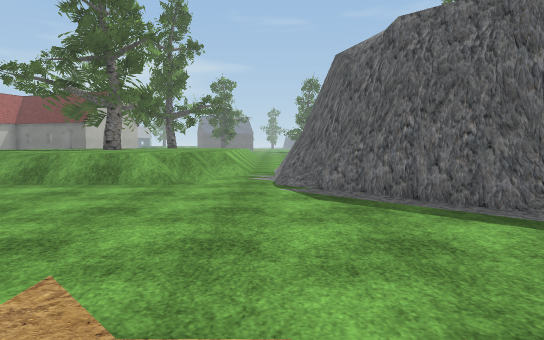
[1] (above)

24 first-person views from a walk through a 3-D level made in the Unity game engine. The camera is 1.3 m above the floor, tilts 4° down and sees 75° across. The floor is counted in squares, 2 m on a side. Each view is taken from the middle of a square. On the plan, view 1 faces up. The plan holds only what a view shows up to about 10 squares ahead; the rest is blank. The place goes on beyond the plan. The player is left out. Some animated figures are not drawn. Some surface patterns are stand-ins.

[2]
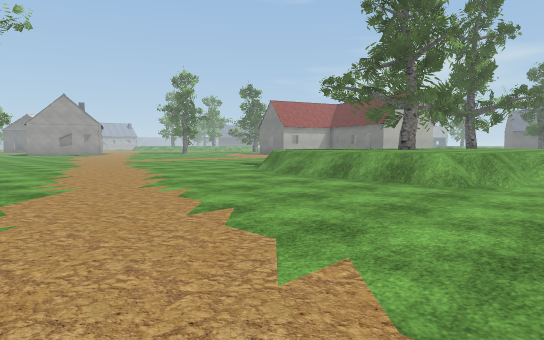

[3]
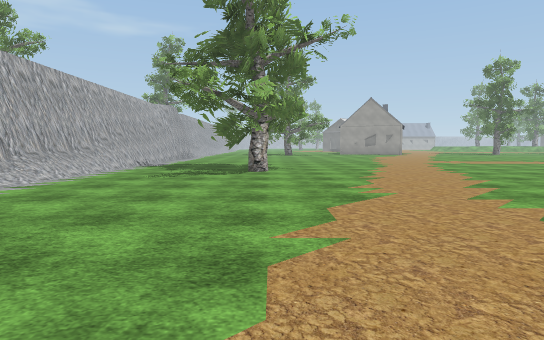

[4]
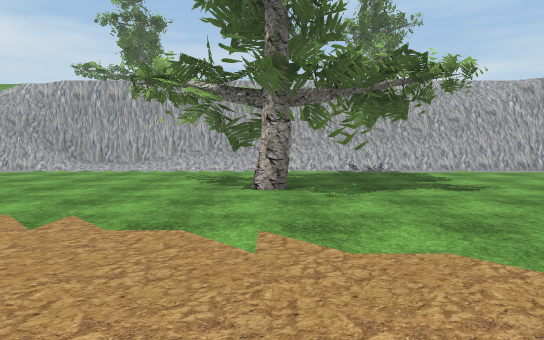

[5]
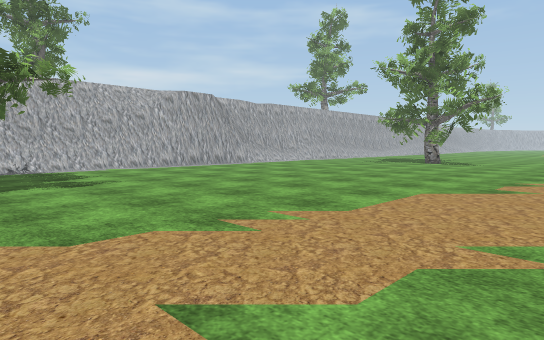

[6]
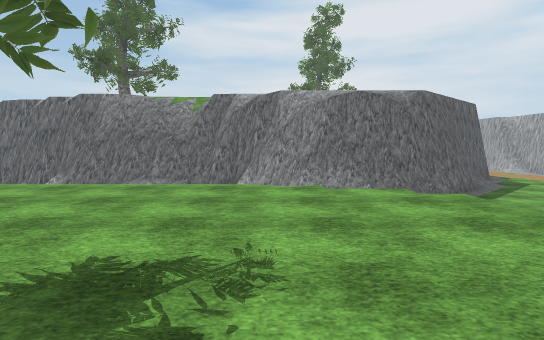

[7]
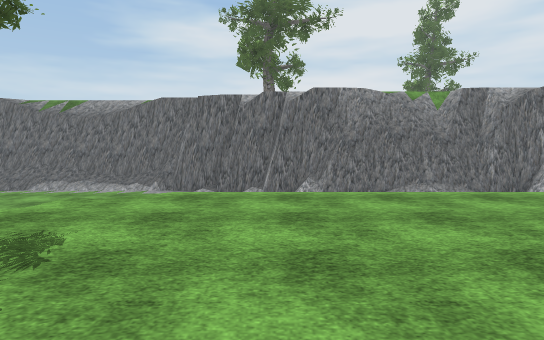

[8]
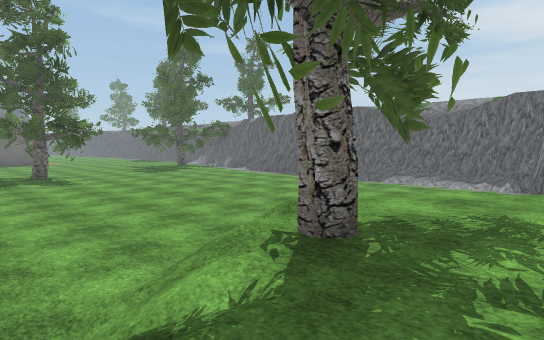

[9]
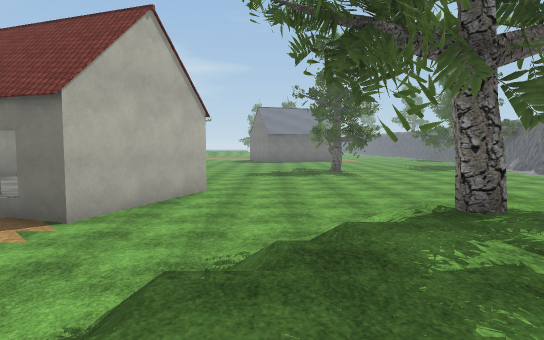

[10]
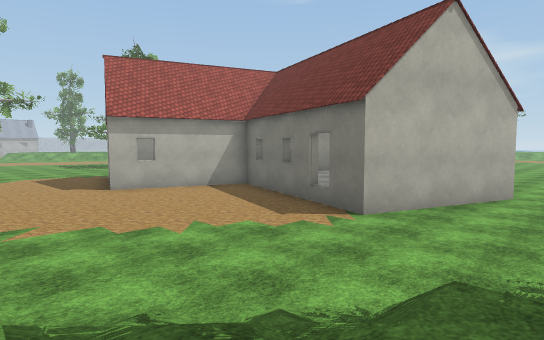

[11]
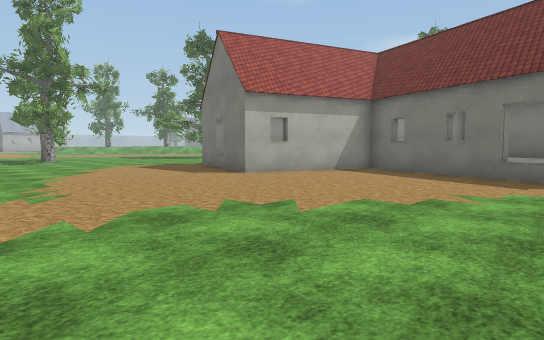

[12]
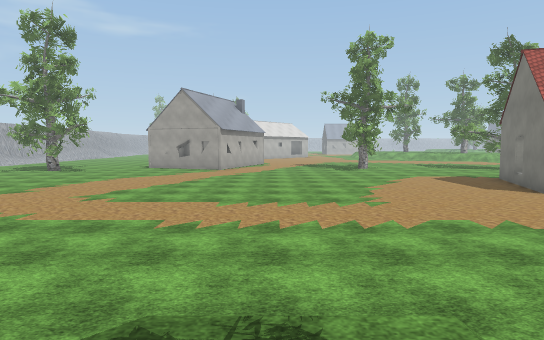

[13]
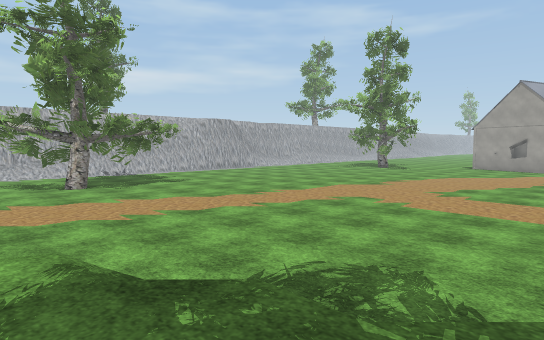

[14]
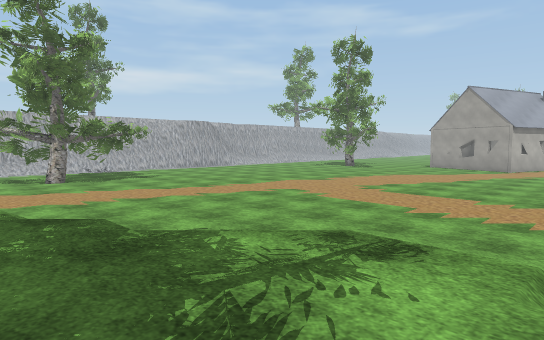

[15]
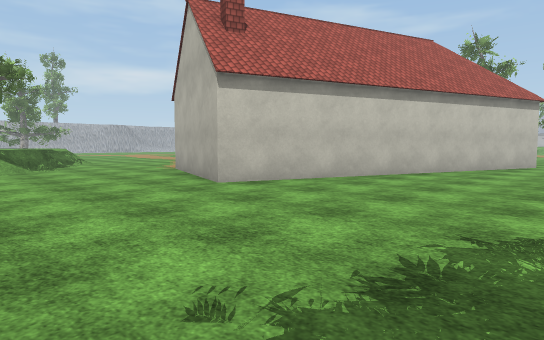

[16]
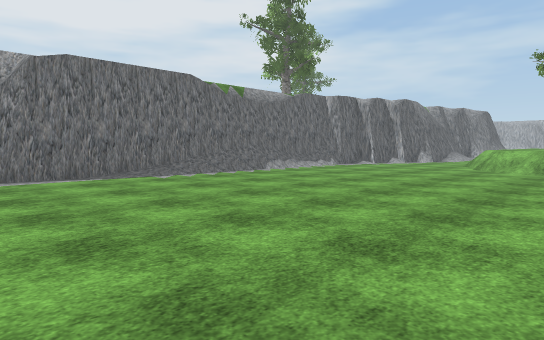

[17]
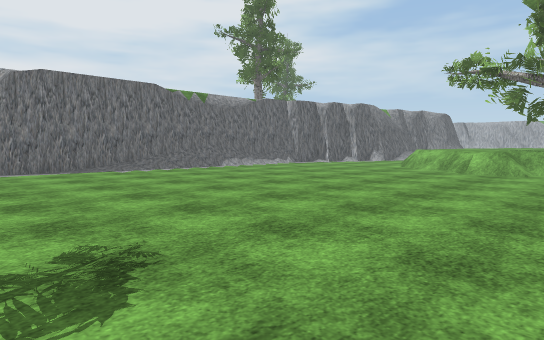

[18]
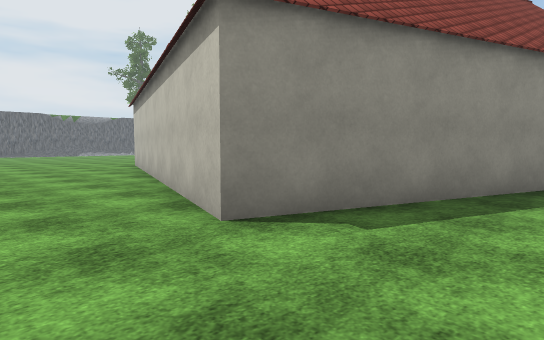

[19]
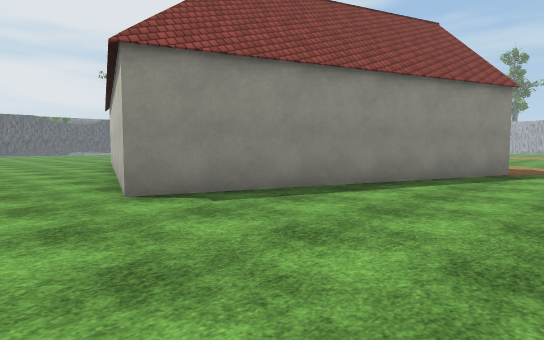

[20]
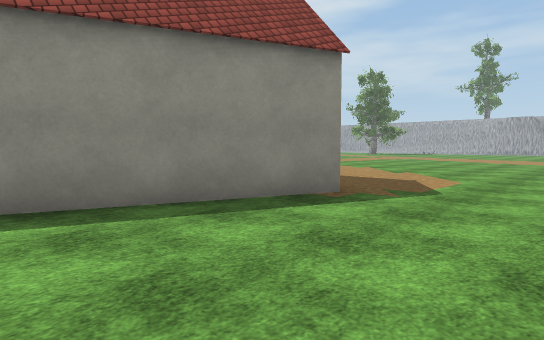

[21]
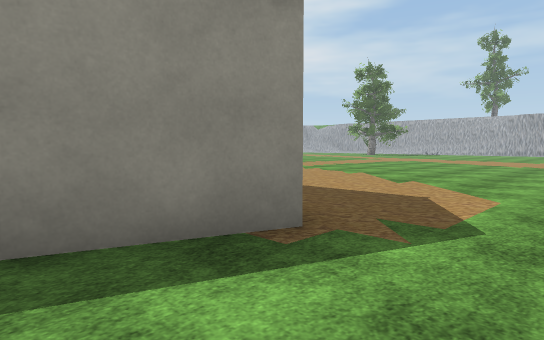

[22]
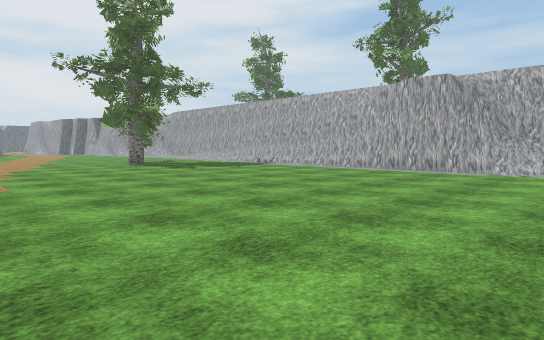

[23]
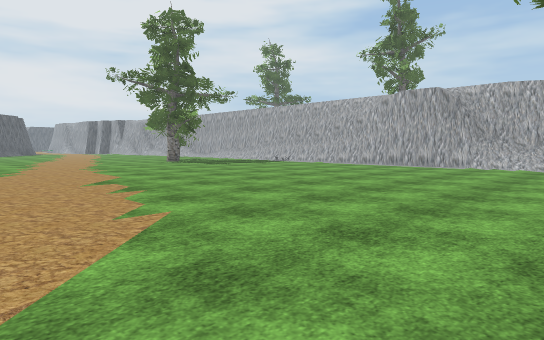

[24]
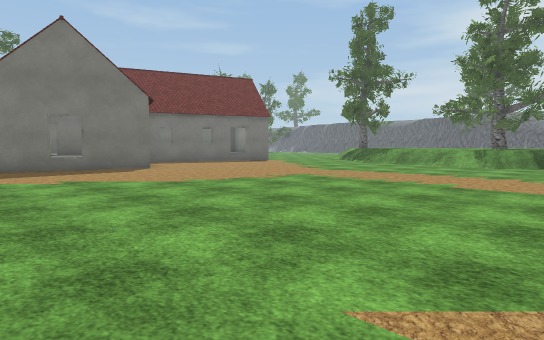

### Floor plan
Key: @ floor where view 1 was taken; # wall or solid block; . main floor; : floor 1 m higher than the main floor; / step, stairs or slope; = window, fence, low wall or low ledge; ^ raised ledge; v drop or lower ground; T tree; O other object.
Columns run from 23 left of view 1 to 4 right of it. Each row starts with its distance up from view 1.
 28  .......      ..........
 27  ..........................#
 26  .....#....................#
 25  ....# ###.................#
 24  ....#   ^###..............#
 23 .....#   ^^^ ##............#
 22 ....#     ^^^ #...........=#
 21 ....#   ##^^^#............=v
 20 ...#^  #..##^#.............#
 19 ...##  #.........../=......#
 18  ....^##........//////.. .##
 17  .............../#TT::=   #
 16  ..............//:::::/  .#
 15  .............//::::::/  ##
 14  ............./:: ::::/ /#
 13  .............    T:::/ /#
 12   ...........//:: T:::/ /#
 11   .........../:::T::::/ /#
 10   .........../=:::::::/.##
  9   ............./:::::://#
  8   ............./::::::/##
  7 ................///:://##
  6 ................./////./#
  5 ........................##
  4 .........................##
  3 ..........................
  2 O.........................
  1 O........................
  0  ...........TT.........@
 -1  ...........#TT.......
 -2  ....................
 -3  ...................
 -4   =##########=.....##
 -5   ##   ##############

Positions as (right, up) in squares from view 1, and headings:
1: (0, 0), facing up
2: (0, 0), facing up-left
3: (-1, 0), facing left
4: (-10, 5), facing down
5: (-11, 6), facing down-left
6: (-7, 9), facing right
7: (-6, 15), facing right
8: (-7, 16), facing up-right
9: (-7, 14), facing up
10: (-7, 14), facing up-left
11: (-10, 12), facing up-left
12: (-8, 11), facing left
13: (-7, 10), facing down-left
14: (-7, 12), facing down-left
15: (-5, 28), facing down-left
16: (-4, 28), facing down-right
17: (-6, 28), facing down-right
18: (-20, 28), facing down-right
19: (-22, 28), facing down-right
20: (-23, 23), facing down-right
21: (-22, 21), facing down-right
22: (-22, 5), facing down-right
23: (-23, 7), facing down-right
24: (-21, 8), facing up-right
